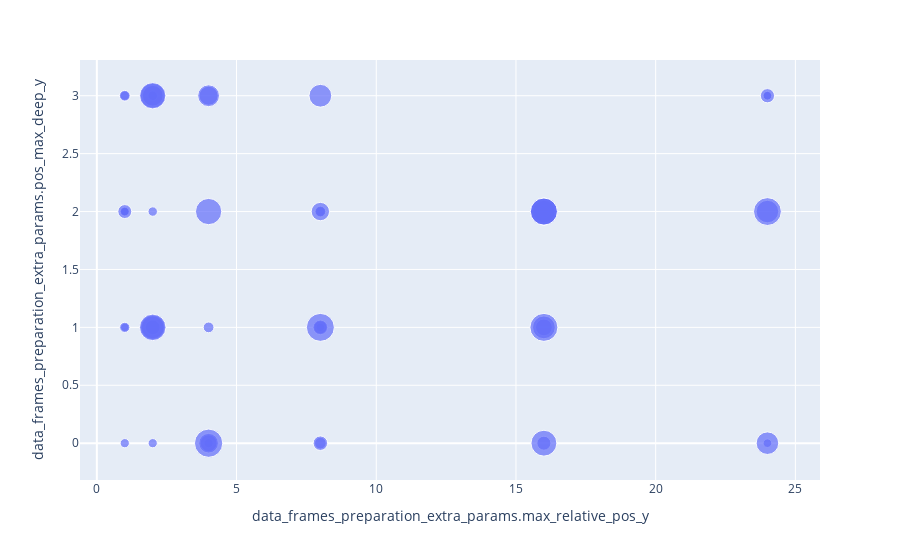

Write notebook code for a chart like this one.
### Code cell
import plotly.express as px
fig = px.scatter(df, 
                 x="data_frames_preparation_extra_params.max_relative_pos_y", 
                 y="data_frames_preparation_extra_params.pos_max_deep_y",
                size="mean_average_precision")
fig.show()

### Figure 1 — Plotly figure (JSON) as saved in the notebook; plotly's stock layout.template omitted (floating-point values rounded to 4 significant figures)
{"data": [{"hoverlabel": {"namelength": 0}, "hovertemplate": "data_frames_preparation_extra_params.max_relative_pos_y=%{x}<br>data_frames_preparation_extra_params.pos_max_deep_y=%{y}<br>mean_average_precision=%{marker.size}", "legendgroup": "", "marker": {"color": "#636efa", "size": [0.05609, 0.05695, 0.05708, 0.0579, 0.05824, 0.05941, 0.06169, 0.06725, 0.06841, 0.06903, 0.06909, 0.0692, 0.0703, 0.07178, 0.07264, 0.07297, 0.07626, 0.0847, 0.09331, 0.09372, 0.09548, 0.1097, 0.134, 0.1393, 0.1558, 0.1577, 0.163, 0.1695, 0.1727, 0.1756, 0.2273, 0.2283, 0.2718, 0.2938, 0.3095, 0.3473, 0.3825, 0.409, 0.4105, 0.4155, 0.4169, 0.4183, 0.4216, 0.4998, 0.5013, 0.5391, 0.5557, 0.5592, 0.5677, 0.5876, 0.5882, 0.5916, 0.6241, 0.6297, 0.6303, 0.6443], "sizemode": "area", "sizeref": 0.001611, "symbol": "circle"}, "mode": "markers", "name": "", "showlegend": false, "type": "scatter", "x": [1, 1, 1, 24, 8, 24, 24, 1, 4, 2, 2, 1, 1, 2, 2, 16, 8, 1, 1, 4, 8, 8, 16, 8, 1, 16, 24, 8, 8, 2, 16, 4, 8, 4, 4, 2, 4, 24, 24, 16, 8, 16, 2, 2, 2, 16, 4, 2, 2, 16, 16, 16, 24, 8, 16, 4], "xaxis": "x", "y": [2, 2, 1, 3, 1, 0, 3, 2, 0, 0, 3, 0, 3, 2, 3, 2, 2, 1, 3, 1, 2, 0, 2, 1, 2, 0, 3, 0, 1, 1, 1, 0, 2, 3, 0, 3, 3, 2, 0, 2, 3, 1, 1, 1, 3, 0, 2, 3, 1, 2, 2, 2, 2, 1, 1, 0], "yaxis": "y"}], "layout": {"legend": {"itemsizing": "constant", "tracegroupgap": 0}, "margin": {"t": 60}, "xaxis": {"anchor": "y", "domain": [0, 1], "title": {"text": "data_frames_preparation_extra_params.max_relative_pos_y"}}, "yaxis": {"anchor": "x", "domain": [0, 1], "title": {"text": "data_frames_preparation_extra_params.pos_max_deep_y"}}}}
